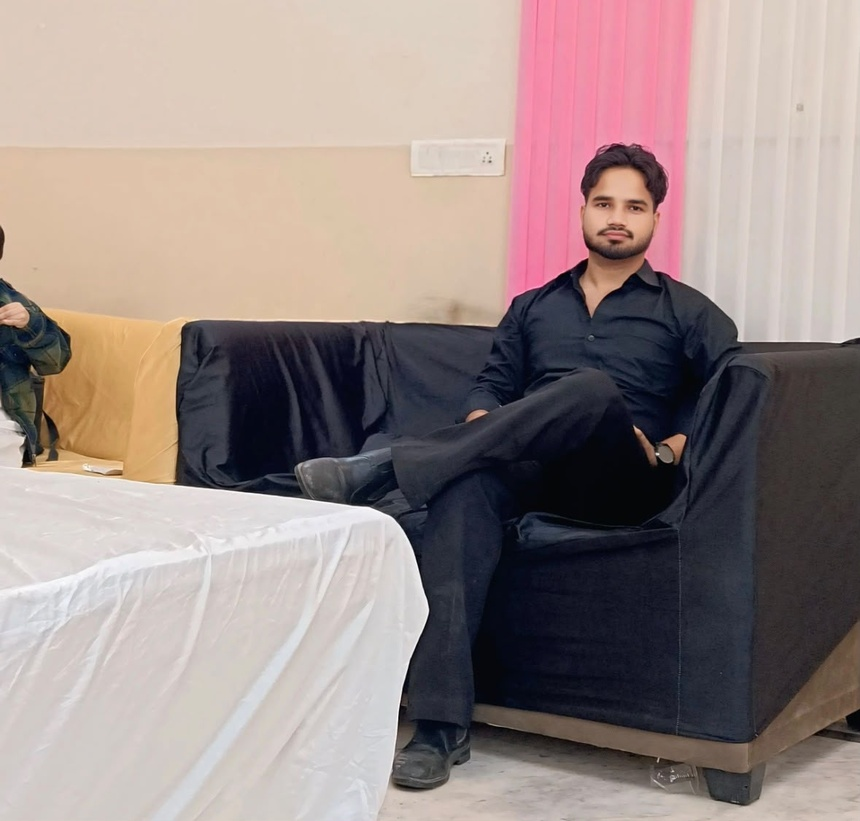
#> input picture Computer Vision Unit 2 Programming Assignment/15_Frequency_HPF/input.jpeg, 860 x 821 px, shrunk from 1179 x 1126 before the run, found by its file name
$ python Program.py
#> lines starting #> are read from the running program, lines starting #| are printed output that depends on the picture
import cv2
import numpy as np

img = cv2.imread("./15_Frequency_HPF/input.jpeg", cv2.IMREAD_GRAYSCALE)
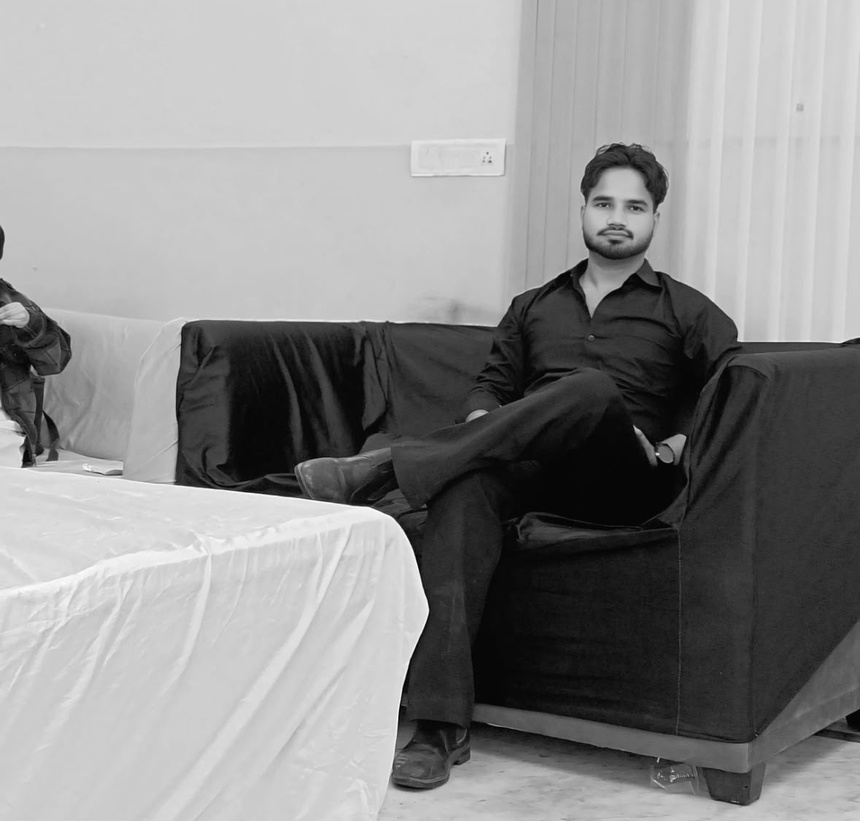
#> img: shape (821, 860); min 0, max 254, mean 141.1
img_float = np.float32(img)
dft = cv2.dft(img_float, flags=cv2.DFT_COMPLEX_OUTPUT)

dft_shift = np.fft.fftshift(dft)
rows, cols = img.shape
#> rows = 821; cols = 860
crow, ccol = rows // 2, cols // 2
#> crow = 410; ccol = 430

mask = np.ones((rows, cols, 2), np.float32)
radius = 50
cv2.circle(mask, (ccol, crow), radius, (0, 0), -1)
filtered_dft = dft_shift * mask
dft_inverse_shift = np.fft.ifftshift(filtered_dft)
reconstructed = cv2.idft(dft_inverse_shift)

reconstructed = cv2.magnitude(reconstructed[:, :, 0], reconstructed[:, :, 1])
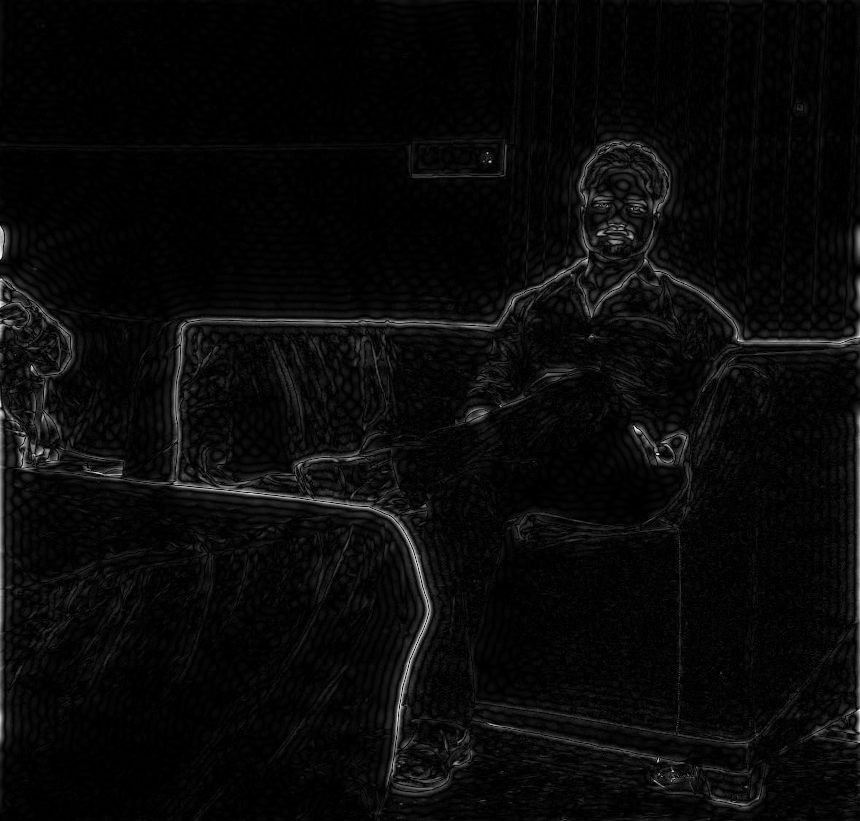
#> reconstructed: shape (821, 860) float32; min 9.54, max 90201568, mean 3461683.5; drawn with min black and max white

reconstructed = cv2.normalize(reconstructed, None, 0, 255, cv2.NORM_MINMAX)
reconstructed = np.uint8(reconstructed)

cv2.imwrite("output.png", reconstructed)
